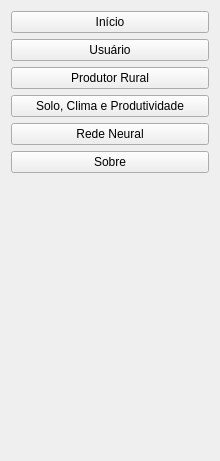
               <widget class="QWidget" name="pag_menu_main">
                <property name="geometry">
                 <rect>
                  <x>0</x>
                  <y>0</y>
                  <width>220</width>
                  <height>461</height>
                 </rect>
                </property>
                <property name="cursor">
                 <cursorShape>PointingHandCursor</cursorShape>
                </property>
                <attribute name="icon">
                 <iconset resource="icones.qrc">
                  <normaloff>:/buttons/images/button/Menu.png</normaloff>:/buttons/images/button/Menu.png</iconset>
                </attribute>
                <attribute name="label">
                 <string>Menu</string>
                </attribute>
                <layout class="QVBoxLayout" name="verticalLayout_7">
                 <item>
                  <widget class="QPushButton" name="btn_menu_home">
                   <property name="cursor">
                    <cursorShape>PointingHandCursor</cursorShape>
                   </property>
                   <property name="focusPolicy">
                    <enum>Qt::NoFocus</enum>
                   </property>
                   <property name="toolTip">
                    <string>&lt;html&gt;&lt;head/&gt;&lt;body&gt;&lt;p&gt;&lt;br/&gt;&lt;/p&gt;&lt;/body&gt;&lt;/html&gt;</string>
                   </property>
                   <property name="text">
                    <string>Início</string>
                   </property>
                   <property name="icon">
                    <iconset resource="icones.qrc">
                     <normaloff>:/buttons/images/button/Home.png</normaloff>:/buttons/images/button/Home.png</iconset>
                   </property>
                  </widget>
                 </item>
                 <item>
                  <widget class="QPushButton" name="btn_menu_user">
                   <property name="text">
                    <string>Usuário</string>
                   </property>
                   <property name="icon">
                    <iconset resource="icones.qrc">
                     <normaloff>:/buttons/images/button/user.png</normaloff>:/buttons/images/button/user.png</iconset>
                   </property>
                  </widget>
                 </item>
                 <item>
                  <widget class="QPushButton" name="btn_menu_producer">
                   <property name="cursor">
                    <cursorShape>PointingHandCursor</cursorShape>
                   </property>
                   <property name="focusPolicy">
                    <enum>Qt::NoFocus</enum>
                   </property>
                   <property name="text">
                    <string>Produtor Rural</string>
                   </property>
                   <property name="icon">
                    <iconset resource="icones.qrc">
                     <normaloff>:/buttons/images/button/Producer.png</normaloff>:/buttons/images/button/Producer.png</iconset>
                   </property>
                  </widget>
                 </item>
                 <item>
                  <widget class="QPushButton" name="btn_menu_analysis">
                   <property name="cursor">
                    <cursorShape>PointingHandCursor</cursorShape>
                   </property>
                   <property name="focusPolicy">
                    <enum>Qt::NoFocus</enum>
                   </property>
                   <property name="text">
                    <string>Solo, Clima e Produtividade</string>
                   </property>
                   <property name="icon">
                    <iconset resource="icones.qrc">
                     <normaloff>:/buttons/images/button/Solo.png</normaloff>:/buttons/images/button/Solo.png</iconset>
                   </property>
                  </widget>
                 </item>
                 <item>
                  <widget class="QPushButton" name="btn_menu_neural_network">
                   <property name="cursor">
                    <cursorShape>PointingHandCursor</cursorShape>
                   </property>
                   <property name="focusPolicy">
                    <enum>Qt::NoFocus</enum>
                   </property>
                   <property name="text">
                    <string>Rede Neural</string>
                   </property>
                   <property name="icon">
                    <iconset resource="icones.qrc">
                     <normaloff>:/buttons/images/button/AI.png</normaloff>:/buttons/images/button/AI.png</iconset>
                   </property>
                  </widget>
                 </item>
                 <item>
                  <widget class="QPushButton" name="btn_menu_about">
                   <property name="cursor">
                    <cursorShape>PointingHandCursor</cursorShape>
                   </property>
                   <property name="focusPolicy">
                    <enum>Qt::NoFocus</enum>
                   </property>
                   <property name="text">
                    <string>Sobre</string>
                   </property>
                   <property name="icon">
                    <iconset resource="icones.qrc">
                     <normaloff>:/buttons/images/button/Abolt.png</normaloff>:/buttons/images/button/Abolt.png</iconset>
                   </property>
                  </widget>
                 </item>
                 <item>
                  <spacer name="verticalSpacer">
                   <property name="orientation">
                    <enum>Qt::Vertical</enum>
                   </property>
                   <property name="sizeHint" stdset="0">
                    <size>
                     <width>20</width>
                     <height>40</height>
                    </size>
                   </property>
                  </spacer>
                 </item>
                </layout>
               </widget>
